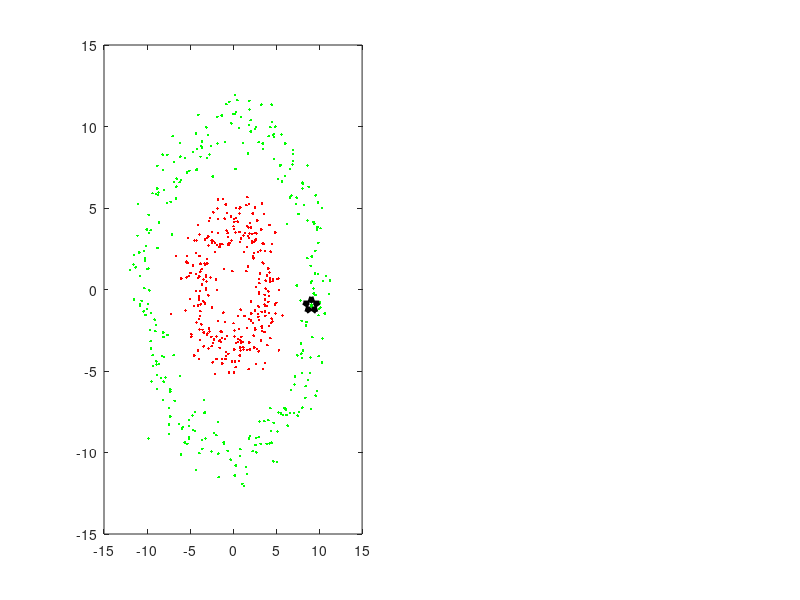

Here is the MATLAB script that generated this plot: (Note: this script raises an error after producing the figure.)
function demo_capacity
%% try a nonlinear decision boundary

SVMC = 1;
%xs = linspace(0,4*pi,1000);
%xs2 = sin(xs);
rand('seed',1234);
t = linspace(0,2*pi,300);
xpos = [10*cos(t); 10*sin(t)]
xneg = [4*cos(t); 4*sin(t)];

xpos = xpos + randn(size(xpos));
xneg = xneg + randn(size(xneg));

%PAD = 1;
%xpos = [xs; xs2 + PAD + randn(size(xs))];
%xneg = [xs; xs2 - PAD + randn(size(xs))];

ypos = t*0 + 1;
yneg = t*0 - 1;

x = [xpos xneg];
y = [ypos yneg];

pos = find(y==1);
neg = find(y==-1);

%figure(1)
%clf
%subplot(1,2,1)

curscores = [];

y = y';

gammas = linspace(.00001,100,size(x,2));
for iii = 1:1:size(xpos,2)
  index = iii;
  gamma = 1.0;
  %gamma = gammas(iii); %.001;
  %gammaK = iii;
  %gammaK = 0;


figure(1)
clf
subplot(1,2,1)
plot(x(1,y==-1),x(2,y==-1),'r.')
hold on;
plot(x(1,y==1),x(2,y==1),'g.')

hold on;
plot(x(1,index),x(2,index),'kp','MarkerSize',12,'LineWidth',3)

ds = distSqr_fast(xpos(:,index),xpos);
[aa,bb] = sort(ds);
curx = [xpos(:,bb(1:1)) xneg];
cury = [ypos(bb(1:1)) yneg]';

[w,b] = learn_local_no_capacity(curx,cury,index,SVMC);
res = w'*x-b;

xmin = min(x(1,:));
xmax = max(x(1,:));


PAD = .1*(max(x(1,:))-min(x(1,:)));
bbox_range = [min(x(1,:))-PAD max(x(1,:))+PAD min(x(2,:))-PAD max(x(2, ...
                                                  :))+PAD];

xmin = bbox_range(1);
xmax = bbox_range(2);
ymin = (b - w(1)*xmin)/w(2);
ymax = (b - w(1)*xmax)/w(2);

% bbox_range(1:3) = bbox_range(1:3)-10;
% bbox_range(2:4) = bbox_range(2:4)+10;


yminneg = (1+b - w(1)*bbox_range(1))/w(2);
ymaxneg = (1+b - w(1)*bbox_range(2))/w(2);

yminpos = (-1+b - w(1)*bbox_range(1))/w(2);
ymaxpos = (-1+b - w(1)*bbox_range(2))/w(2);

hold on;
plot([xmin xmax],[ymin ymax],'k','LineWidth',2)
hold on;
plot([xmin xmax],[yminneg ymaxneg],'b--','LineWidth',2)
hold on;
plot([xmin xmax],[yminpos ymaxpos],'r--','LineWidth',2)
title('Max-Margin Solution')
axis(bbox_range)
subplot(1,2,2)
plot(x(1,y==-1),x(2,y==-1),'r.')
hold on;
plot(x(1,y==1),x(2,y==1),'g.')

hold on;
plot(x(1,index),x(2,index),'kp','MarkerSize',12,'LineWidth',3)

[w,b,alphas,pos_inds] = learn_local_capacity(x,y,index,SVMC,gamma);

curscores(end+1,:) = w'*x-b;

res = w'*x-b;

xmin = bbox_range(1);
xmax = bbox_range(2);
ymin = (b - w(1)*xmin)/w(2);
ymax = (b - w(1)*xmax)/w(2);

yminneg = (1+b - w(1)*xmin)/w(2);
ymaxneg = (1+b - w(1)*xmax)/w(2);

yminpos = (-1+b - w(1)*xmin)/w(2);
ymaxpos = (-1+b - w(1)*xmax)/w(2);

yminneg = (1+b - w(1)*bbox_range(1))/w(2);
ymaxneg = (1+b - w(1)*bbox_range(2))/w(2);

yminpos = (-1+b - w(1)*bbox_range(1))/w(2);
ymaxpos = (-1+b - w(1)*bbox_range(2))/w(2);


hold on;
plot([xmin xmax],[ymin ymax],'k','LineWidth',2)
hold on;
plot([xmin xmax],[yminneg ymaxneg],'b--','LineWidth',2)
hold on;
plot([xmin xmax],[yminpos ymaxpos],'r--','LineWidth',2)
hold on;

goods = pos_inds(alphas>0);
plot(x(1,goods),x(2,goods),'ko');
title(sprintf('Max-Capacity \\gamma=%.3f',gamma))
axis(bbox_range);

index
drawnow
end

figure(2)
imagesc(curscores)
keyboard


function [w,b] = learn_local_no_capacity(x,y,index,SVMC)

pos_inds = find(y==1);
alphas = y*0+1;

svm_model = svmtrain(y, x',sprintf(['-s 0 -t 0 -c' ...
                    ' %f -q'],SVMC));

svm_weights = full(sum(svm_model.SVs .* ...
                       repmat(svm_model.sv_coef,1,size(svm_model.SVs,2)),1));
w = svm_weights';
b = svm_model.rho;

